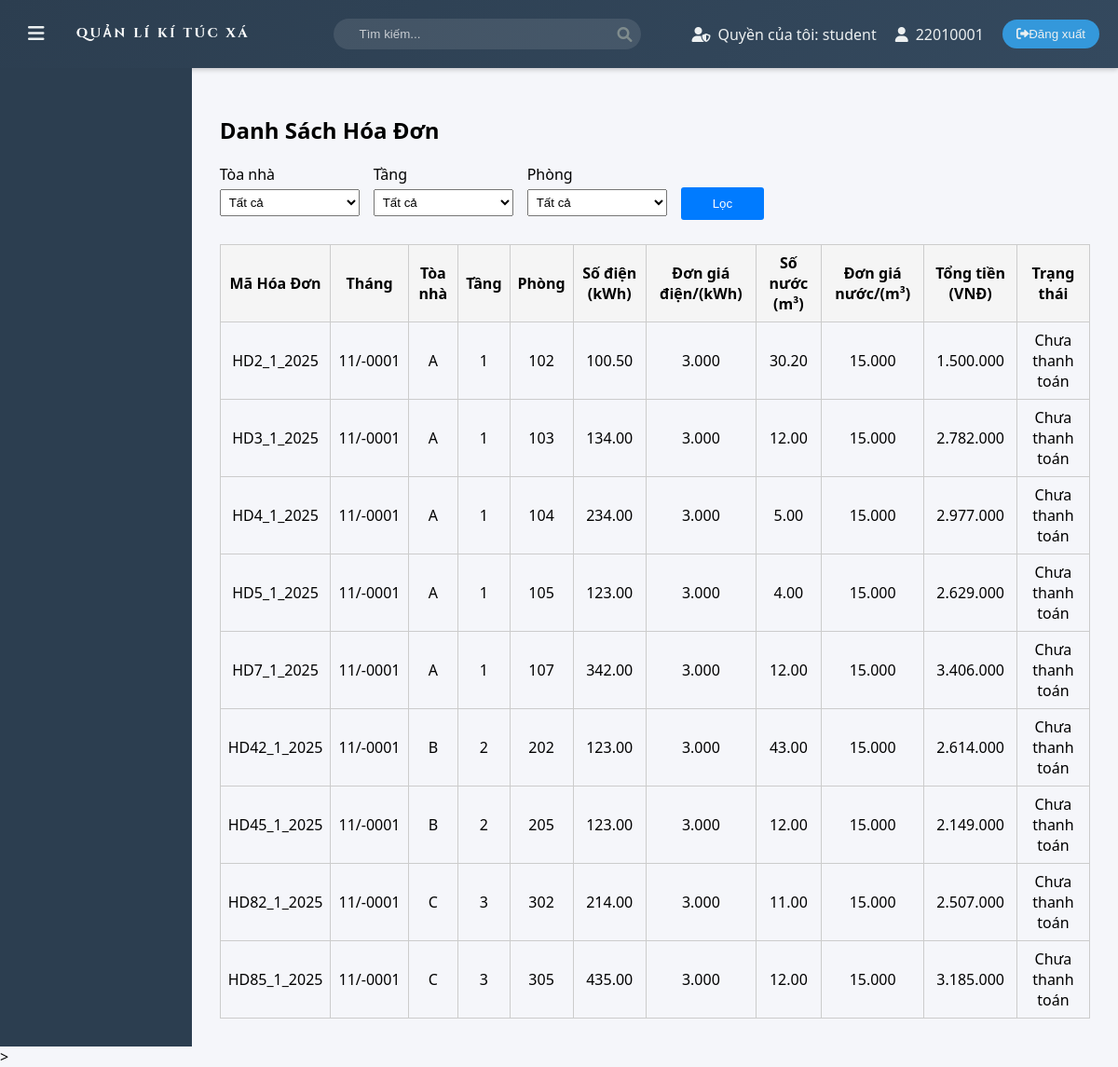
Page /php/admin/all_payments.php (signed in) on the committed database.
### tables this page shows
CREATE TABLE Payments (
    payment_id INT AUTO_INCREMENT PRIMARY KEY,
    payment_code VARCHAR(50) UNIQUE NOT NULL,
    room_id INT,
    electricity_usage DECIMAL(10,2) DEFAULT 0.00,
    water_usage DECIMAL(10,2) DEFAULT 0.00,
    total_amount DECIMAL(10,2) NOT NULL,
    payment_status ENUM('unpaid', 'paid') DEFAULT 'unpaid',
    payment_date TIMESTAMP NULL DEFAULT NULL,
    created_at TIMESTAMP DEFAULT CURRENT_TIMESTAMP,
    FOREIGN KEY (room_id) REFERENCES Rooms(room_id) ON DELETE CASCADE
);

CREATE TABLE Rooms (
    room_id INT AUTO_INCREMENT PRIMARY KEY,
    room_code VARCHAR(50) UNIQUE NOT NULL,
    building VARCHAR(1) NOT NULL,
    floor INT NOT NULL,
    room_number VARCHAR(10) NOT NULL,
    capacity ENUM('2', '4', '8') NOT NULL,
    status ENUM('available', 'occupied', 'maintenance') DEFAULT 'available',
    price DECIMAL(10,2) NOT NULL
);

### php/admin/all_payments.php (the view, shortened to what this page needs)
<?php
include '../config/db_connect.php';
$electricity_rate = 3000;
$water_rate = 15000;
$sql_payments = "
    SELECT p.*, r.building, r.floor, r.room_number
    FROM Payments p
    INNER JOIN Rooms r ON p.room_id = r.room_id
    WHERE 1=1
";
$sql_payments .= " ORDER BY p.payment_date DESC";
$stmt_payments = $conn->prepare($sql_payments);
$stmt_payments->execute();
$result_payments = $stmt_payments->get_result();
?>
<!DOCTYPE html>
<html lang="vi">
<head>
    <link rel="stylesheet" href="../../assets/css/main.css">
    <link rel="stylesheet" href="../../assets/css/payments.css">
    <link rel="stylesheet" href="https://cdnjs.cloudflare.com/ajax/libs/font-awesome/6.0.0/css/all.min.css">
</head>
<body>
    <?php include 'layout/header.php'; ?>
    <div class="container">
        <?php include 'layout/menu.php'; ?>
        <main class="content">
            <div class="payments-all-container">
                <h2>Danh Sách Hóa Đơn</h2>
                <form method="GET" class="filter-form">
                    <div class="form-group">
                        <label for="building">Tòa nhà</label>
                        <select name="building" id="building">
                            <option value="">Tất cả</option>
                        </select>
                    </div>
                    <div class="form-group">
                        <label for="floor">Tầng</label>
                        <select name="floor" id="floor">
                            <option value="">Tất cả</option>
                        </select>
                    </div>
                    <div class="form-group">
                        <label for="room_id">Phòng</label>
                        <select name="room_id" id="room_id">
                            <option value="">Tất cả</option>
                        </select>
                    </div>
                    <button type="submit" class="filter-btn">Lọc</button>
                </form>
                <table>
                    <thead>
                        <tr>
                            <th>Mã Hóa Đơn</th>
                            <th>Tháng</th>
                            <th>Tòa nhà</th>
                            <th>Tầng</th>
                            <th>Phòng</th>
                            <th>Số điện (kWh)</th>
                            <th>Đơn giá điện/(kWh)</th>
                            <th>Số nước (m³)</th>
                            <th>Đơn giá nước/(m³)</th>
                            <th>Tổng tiền (VNĐ)</th>
                            <th>Trạng thái</th>
                        </tr>
                    </thead>
                    <tbody>
                        <?php while ($payment = $result_payments->fetch_assoc()): ?>
                            <tr>
                                <td><?php echo htmlspecialchars($payment['payment_code']); ?></td>
                                <td><?php echo date('m/Y', strtotime($payment['payment_date'])); ?></td>
                                <td><?php echo htmlspecialchars($payment['building']); ?></td>
                                <td><?php echo htmlspecialchars($payment['floor']); ?></td>
                                <td><?php echo htmlspecialchars($payment['room_number']); ?></td>
                                <td><?php echo htmlspecialchars($payment['electricity_usage']); ?></td>
                                <td><?php echo number_format($electricity_rate, 0, ',', '.');?></td>
                                <td><?php echo htmlspecialchars($payment['water_usage']); ?></td>
                                <td><?php echo number_format($water_rate, 0, ',', '.'); ?></td>
                                <td><?php echo number_format($payment['total_amount'], 0, ',', '.'); ?></td>
                                <td><?php echo htmlspecialchars($payment['payment_status'] == 'paid' ? 'Đã thanh toán' : 'Chưa thanh toán'); ?></td>
                            </tr>
                        <?php endwhile; ?>
                    </tbody>
                </table>
            </div>
        </main>
    </div>
    <script src="../../assets/js/search.js"></script>>
</body>
</html>

### php/admin/layout/header.php (shortened to what this page needs)
<?php
$username = $_SESSION['username'];
$role = $_SESSION['role'];
?>
<header>
    <div class="header-container">
        <div class="left-section">
            <button id="menu-toggle">
                <i class="fas fa-bars"></i>
            </button>
            <div class="logo_header">
                <div class="img"><img src="../../assets/img/header.png" alt=""></div>
            </div>
        </div>
        <div class="search-box">
            <i class="fas fa-search"></i>
            <input type="text" id="menu-search" placeholder="Tìm kiếm...">
        </div>
        <div class="right-section">
            <div class="user-info">
                <div class="role">
                    <i class="fas fa-user-shield"></i>
                    <span>Quyền của tôi: <?php echo htmlspecialchars($role); ?></span>
                </div>
                <div class="username">
                    <i class="fas fa-user"></i>
                    <span id="username"><?php echo htmlspecialchars($username); ?></span>
                </div>
                <form method="POST" style="display:inline;">
                    <button type="submit" name="logout" id="logout">
                        <i class="fas fa-sign-out-alt"></i>
                        Đăng xuất
                    </button>
                </form>
            </div>
        </div>
    </div>
</header>

### php/admin/layout/menu.php (shortened to what this page needs)
<nav class="sidebar">
</nav>

### assets/css/main.css (style rules this page uses)
:root { --primary-color: #2c3e50; --secondary-color: #34495e; --accent-color: #3498db; --text-color: #ecf0f1; --hover-color: #2980b9; --transition-speed: 0.3s; }
body { font-family: 'Segoe UI', Tahoma, Geneva, Verdana, sans-serif; margin: 0; padding: 0; background-color: #f5f6fa; }
header { background: linear-gradient(135deg, var(--primary-color), var(--secondary-color)); color: var(--text-color); padding: 15px 0; box-shadow: 0 2px 5px rgba(0,0,0,0.2); }
.header-container { display: flex; justify-content: space-between; align-items: center; padding: 0 20px; }
.left-section { display: flex; align-items: center; gap: 20px; }
#menu-toggle { background: none; border: none; color: var(--text-color); font-size: 20px; cursor: pointer; padding: 10px; transition: var(--transition-speed); }
.search-box { display: flex; align-items: center; background-color: rgba(255, 255, 255, 0.1); padding: 8px 15px; border-radius: 20px; }
.search-box input { background: none; border: none; color: var(--text-color); margin-left: 10px; width: 200px; outline: none; }
.search-box input::placeholder { color: rgba(255, 255, 255, 0.7); }
.search-box { position: relative; width: 300px; }
.search-box .fa-search { position: absolute; right: 10px; top: 50%; transform: translateY(-50%); color: #7f8c8d; }
.right-section .user-info { display: flex; align-items: center; gap: 20px; }
.role, .username { display: flex; align-items: center; gap: 8px; }
.logo_header { display: flex; text-align: center; }
.logo_header .img { width: 192px; margin-right: 35px; }
.img img { width: 100%; }
#logout { background-color: var(--accent-color); border: none; color: var(--text-color); padding: 8px 15px; border-radius: 20px; cursor: pointer; transition: var(--transition-speed); display: flex; align-items: center; }
.container { display: flex; min-height: calc(100vh - 70px); }
.sidebar { width: 280px; background-color: var(--primary-color); color: var(--text-color); padding: 20px 0; transition: var(--transition-speed); transform: translateX(0); }
.content { flex-grow: 1; padding: 30px; transition: var(--transition-speed); }

### assets/css/payments.css (style rules this page uses)
.filter-form { display: flex; flex-wrap: wrap; margin-bottom: 20px; }
.filter-form .form-group { margin-right: 15px; margin-bottom: 10px; }
.filter-form label { display: block; margin-bottom: 5px; }
.filter-form select { padding: 5px; width: 150px; }
.filter-btn { padding: 10px 34px; background-color: #007bff; color: #fff; border: none; cursor: pointer; align-self: flex-end; border-radius: 3px; margin-bottom: 6px; }
.payments-all-container table { width: 100%; border-collapse: collapse; }
.payments-all-container th, .payments-all-container td { border: 1px solid #ccc; padding: 8px; text-align: center; }
.payments-all-container th { background-color: #f5f5f5; }

### rows in the picture
payments: payment_code "HD2_1_2025", payment_date "11/-0001", room.building "A", room.floor "1", room.room_number "102", electricity_usage "100.50", water_usage "30.20", total_amount "1.500.000", payment_status "Chưa thanh toán"
payments: payment_code "HD3_1_2025", payment_date "11/-0001", room.building "A", room.floor "1", room.room_number "103", electricity_usage "134.00", water_usage "12.00", total_amount "2.782.000", payment_status "Chưa thanh toán"
payments: payment_code "HD4_1_2025", payment_date "11/-0001", room.building "A", room.floor "1", room.room_number "104", electricity_usage "234.00", water_usage "5.00", total_amount "2.977.000", payment_status "Chưa thanh toán"
payments: payment_code "HD5_1_2025", payment_date "11/-0001", room.building "A", room.floor "1", room.room_number "105", electricity_usage "123.00", water_usage "4.00", total_amount "2.629.000", payment_status "Chưa thanh toán"
payments: payment_code "HD7_1_2025", payment_date "11/-0001", room.building "A", room.floor "1", room.room_number "107", electricity_usage "342.00", water_usage "12.00", total_amount "3.406.000", payment_status "Chưa thanh toán"
payments: payment_code "HD42_1_2025", payment_date "11/-0001", room.building "B", room.floor "2", room.room_number "202", electricity_usage "123.00", water_usage "43.00", total_amount "2.614.000", payment_status "Chưa thanh toán"
payments: payment_code "HD45_1_2025", payment_date "11/-0001", room.building "B", room.floor "2", room.room_number "205", electricity_usage "123.00", water_usage "12.00", total_amount "2.149.000", payment_status "Chưa thanh toán"
payments: payment_code "HD82_1_2025", payment_date "11/-0001", room.building "C", room.floor "3", room.room_number "302", electricity_usage "214.00", water_usage "11.00", total_amount "2.507.000", payment_status "Chưa thanh toán"
payments: payment_code "HD85_1_2025", payment_date "11/-0001", room.building "C", room.floor "3", room.room_number "305", electricity_usage "435.00", water_usage "12.00", total_amount "3.185.000", payment_status "Chưa thanh toán"

### other values in the picture
$role "student"
$username "22010001"
